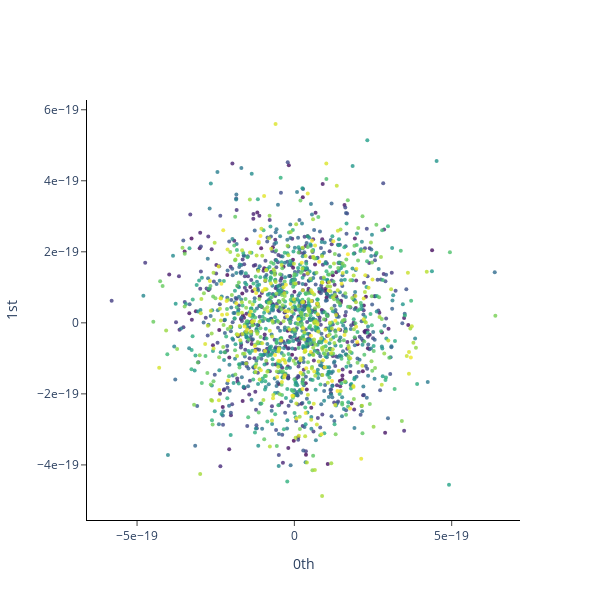

The notebook cell saved with this chart:
### Code cell
#visualizacion
print(f"Shape of embedded time series: {y_gw_embedded.shape}")
plot_point_cloud(y_gw_embedded)

### Figure 1 — Plotly figure (JSON) as saved in the notebook; plotly's stock layout.template omitted (floating-point values rounded to 4 significant figures; data arrays with more than 128 entries replaced by an {"elided": "..."} marker saying what was removed)
{"data": [{"marker": {"color": {"elided": "1739 int values"}, "colorscale": [[0, "#440154"], [0.1111, "#482878"], [0.2222, "#3e4989"], [0.3333, "#31688e"], [0.4444, "#26828e"], [0.5556, "#1f9e89"], [0.6667, "#35b779"], [0.7778, "#6ece58"], [0.8889, "#b5de2b"], [1, "#fde725"]], "opacity": 0.8, "size": 4}, "mode": "markers", "type": "scatter", "x": {"elided": "1739 float values"}, "y": {"elided": "1739 float values"}}], "layout": {"height": 600, "plot_bgcolor": "white", "width": 600, "xaxis": {"anchor": "x", "exponentformat": "e", "linecolor": "black", "linewidth": 1, "mirror": false, "showexponent": "all", "showline": true, "side": "bottom", "ticks": "outside", "title": {"text": "0th"}, "type": "linear", "zeroline": true}, "yaxis": {"anchor": "y", "exponentformat": "e", "linecolor": "black", "linewidth": 1, "mirror": false, "showexponent": "all", "showline": true, "side": "left", "ticks": "outside", "title": {"text": "1st"}, "type": "linear", "zeroline": true}}}
